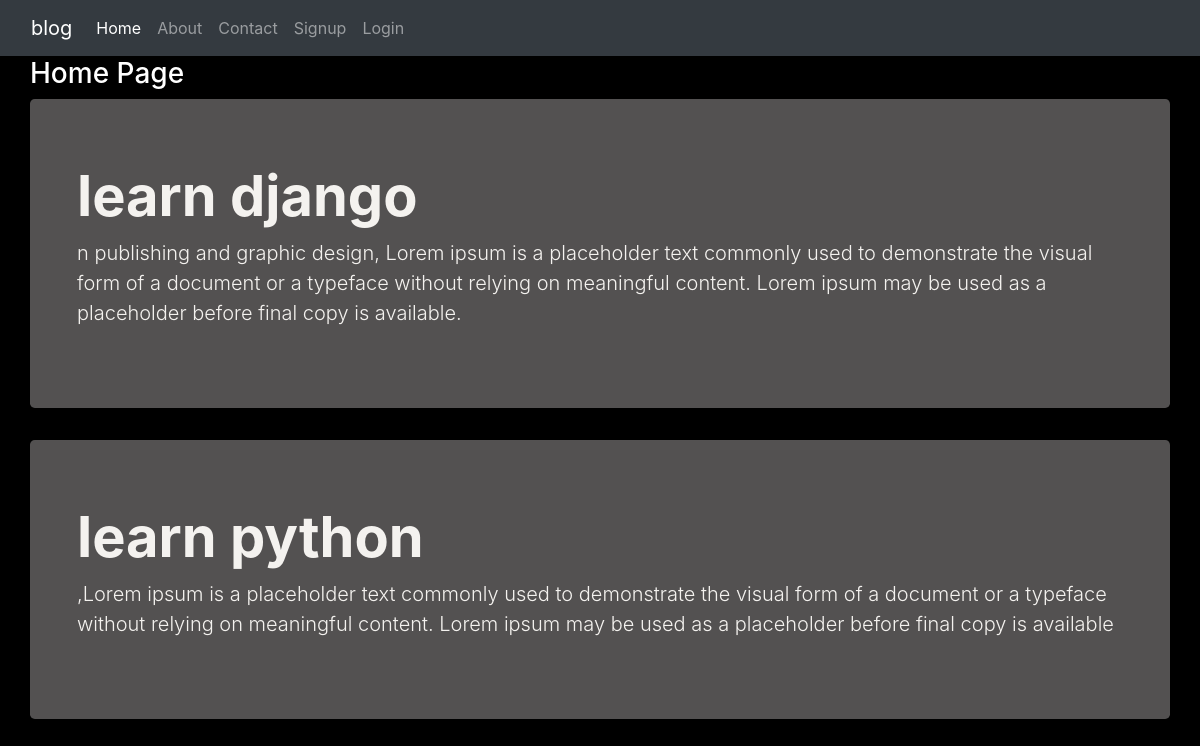
The page / on the database its author committed.
### blog/models.py (models this page shows)
class Post(models.Model):
    title = models.CharField(max_length=150)
    desc = models.TextField()

### blog/views.py (the view)
# urls.py: 2. Add a URL to urlpatterns:  path('', views.home, name='home')
def home(request):
    posts = Post.objects.all()
    return render(request, 'blog/home.html', {'posts':posts})

### blog/templates/blog/home.html
{% extends "blog/base.html" %}
{% load static %}
{% block content %}
<div class="cls-sm-10">
    <h3 class='text-white'>Home Page</h3>
     {% for post in posts %}
      <div class="jumbotron jumbotron- fluid  jumbo-color">
          <div class="container">
            <h1 class="display-4 font-weight-bold">{{post.title}}</h1>
            <p class="lead"> {{post.desc}}</p>
          </div>
      </div>
     {% endfor %}
</div>
{% endblock content %}

### blog/static/blog/css/style.css (style rules this page uses)
body { background-color:black; color: rgb(244, 242, 239); }
.jumbo-color { background-color: rgb(83, 81, 81); }

### rows shown on the page
Post: title "learn django", desc "n publishing and graphic design, Lorem ipsum is a placeholder text commonly used to demonstrate the visual form of a document or a typeface without relying on meaningful content. Lorem ipsum may be used as a placeholder before final copy is available."
Post: title "learn python", desc ",Lorem ipsum is a placeholder text commonly used to demonstrate the visual form of a document or a typeface without relying on meaningful content. Lorem ipsum may be used as a placeholder before final copy is available"
